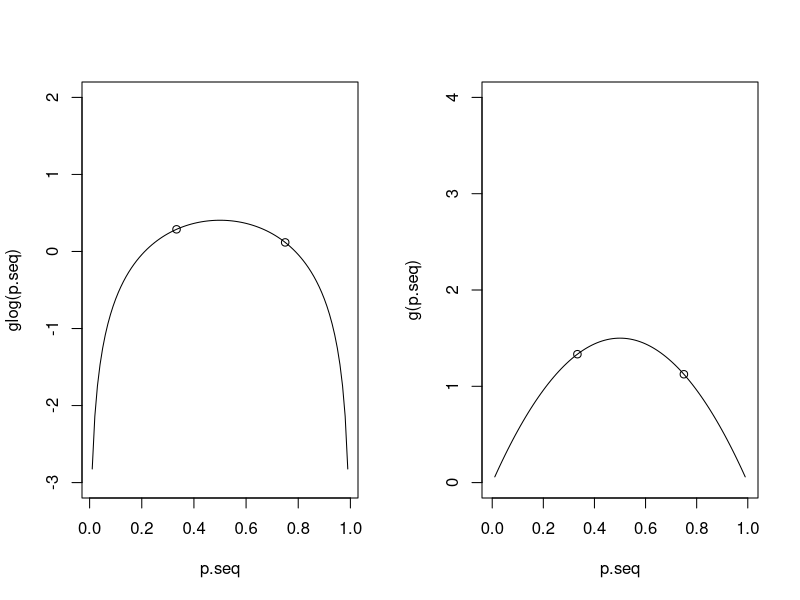

Here is the R script that generated this plot: (Note: this script raises an error after producing the figure.)
options(warn=-1)
a = 2
b = 2
x = 5
n = 20
p.seq <- seq (0.01, 0.99, 0.01)
# g = function(p, a.=a, b.=b) dbeta(p,a.,b.) * dbinom(x=x, size=n, p) 
g = function(p, a.=a, b.=b) dbeta(p,a.,b.)  
#### distribution we want to sample from
glog = function(...) log(g(...))   
  #### log of the  distribution we want to sample from
glogdot = function(p, a.=a, b.=b) 
  ((a.-1)/p - (b.-1)/(1-p) ) 
  ####Derivative of log of g

par(mfrow=c(1,2))
Tset = c(1/3, 3/4)   ### dividing points between the segments.

plot(p.seq, glog(p.seq), type="l", ylim = c(-3, 2))
points(Tset, glog(Tset))
#title ("log of g, the likelihood (* prior) of interest")
plot(p.seq, g(p.seq), type="l", ylim = c(0, 4), xlim=c(0,1))
points(Tset, g(Tset))



############## Begin sampling #####################
sampleSize = 4
redrawAt = 1:10
acceptSet = numeric(0)
sampleSet = numeric(0)
proposalSet  = numeric(0)
g.u.Set = numeric(0)
for (i in 1:sampleSize) {
	### find intersections for upper envelope
	heights = glog(Tset)		#log scale
	slopes = glogdot(Tset)		#log scale
	x.y.ydot = cbind(Tset, heights, slopes)
	K = length(Tset)
	adjacent = cbind(x.y.ydot[-1, ,drop=F], x.y.ydot[-K, ,drop=F])
	intersections = apply(adjacent, 1, function(r) {
		x1 = r[1]; y1 = r[2]; ydot1 = r[3]; 
		x2 = r[4]; y2 = r[5]; ydot2 = r[6]; 
		return( (y2 - y1 + x1*ydot1 - x2*ydot2)/(ydot1 - ydot2))
	})
	cumprobs.left = exp(heights[-1]+slopes[-1]*(intersections-Tset[-1]))
	cumprobs.right = exp(heights[-K]+slopes[-K]*(intersections-Tset[-K]))
	cumprobs.left = c(0, cumprobs.left)
	cumprobs.right = c(cumprobs.right, 0)
	p.segments = abs(cumprobs.left - cumprobs.right)
	p.segments = 	p.segments /sum(p.segments)
	catn("p.segments = " %&% p.segments) 
	segment = rmultinom(1,1,p.segments)
	u = runif(1) 
	sl.seg = slopes[segment]
	int.seg.left = c(0, intersections)[segment]
	ht.seg.left = glog(Tset[segment]) + 
			glogdot(Tset[segment])*(int.seg.left-Tset[segment])
	int.seg.right = c(intersections, 1)[segment]
	ht.seg.right = glog(Tset[segment]) + 
			glogdot(Tset[segment])*(int.seg.right-Tset[segment])
	cbind(segment, sl.seg, int.seg.right, ht.seg.right, int.seg.left, ht.seg.left)
	proposals = sl.seg^(-1) * log(
			u * exp(sl.seg*int.seg.right)
			+ (1-u) * exp(sl.seg*int.seg.left))
	if(any(is.na(proposals))) browser()
	g.u.proposals.1 = exp(ht.seg.left + (proposals-int.seg.left)*sl.seg)
	g.u.proposals.2 = exp(ht.seg.right + (proposals-int.seg.right)*sl.seg)
	cbind(proposals, g.u.proposals.1, g.u.proposals.2) 
	g.u.proposals = g.u.proposals.1
	g.u.proposals[is.na(g.u.proposals.1)] = g.u.proposals.2[is.na(g.u.proposals.1)]
	r.U.out = data.frame(proposals, g.u.proposals)
	
	proposals = r.U.out$proposals
	g.u.proposals = r.U.out$g.u.proposals
	u.n = runif(1)
	proposalSet = c(proposalSet, proposals)
	g.u.Set = c(g.u.Set, u.n*g.u.proposals)
	cat("==== ", i, "===\n")
	if(i < 20) print(g.u.proposals)
	if(i < 20) print(rbind(proposalSet, acceptSet))
	accept <- (u.n < dbeta(proposals, a, b)/g.u.proposals)
	if(!accept)
		Tset = sort(c(Tset, proposals))
	else
		sampleSet = c(sampleSet, accept)
	acceptSet = c(acceptSet, accept)
	cat(Tset); cat("\n")
	if(i %in% redrawAt) {
		#plot.ars()
		points (proposalSet[acceptSet==1], 
			g.u.Set [acceptSet==1], col=2)
		points (proposalSet[acceptSet==0], 
			g.u.Set [acceptSet==0], pch="ssquare", col=4)
		#browse()
	}
}

#plot( sort(theta[accept]), qbeta(seq(0,1,length=n.accept), a, b))

